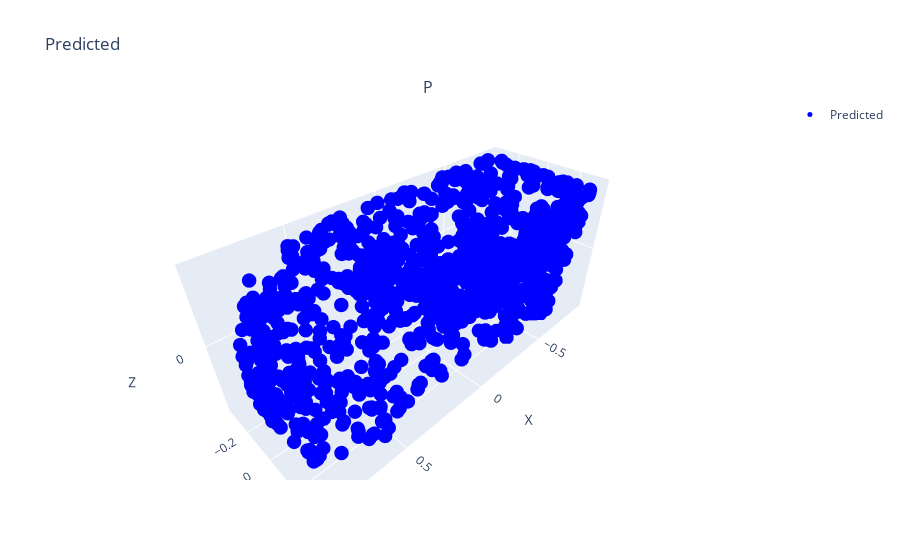

Notebook cell for this chart:
### Code cell
# Create 3D scatter plots for predicted and actual point clouds
predicted_scatter = go.Scatter3d(
    x=ref_pc[:, 0],
    y=ref_pc[:, 1],
    z=ref_pc[:, 2],
    mode='markers',
    marker=dict(size=5, color='blue'),
    name="Predicted"
)

# Create the subplots: 1 row, 2 columns
fig = make_subplots(
    rows=1, cols=1,
    subplot_titles=("Predicted Point Cloud"),
    specs=[[{'type': 'scatter3d'}]]
)

# Add the scatter plots to the subplots
fig.add_trace(predicted_scatter, row=1, col=1)

# Update layout with axis titles and a main title
fig.update_layout(
    title=f"Predicted",
    scene=dict(
        xaxis_title="X",
        yaxis_title="Y",
        zaxis_title="Z"
    ),
    showlegend=True
)

# Show the figure in an interactive window
fig.show()

### Figure 1 — Plotly figure (JSON) as saved in the notebook; plotly's stock layout.template omitted (floating-point values rounded to 4 significant figures; data arrays with more than 128 entries replaced by an {"elided": "..."} marker saying what was removed)
{"data": [{"marker": {"color": "blue", "size": 5}, "mode": "markers", "name": "Predicted", "scene": "scene", "type": "scatter3d", "x": {"elided": "1024 float values"}, "y": {"elided": "1024 float values"}, "z": {"elided": "1024 float values"}}], "layout": {"annotations": [{"font": {"size": 16}, "showarrow": false, "text": "P", "x": 0.5, "xanchor": "center", "xref": "paper", "y": 1, "yanchor": "bottom", "yref": "paper"}], "scene": {"domain": {"x": [0, 1], "y": [0, 1]}, "xaxis": {"title": {"text": "X"}}, "yaxis": {"title": {"text": "Y"}}, "zaxis": {"title": {"text": "Z"}}}, "showlegend": true, "title": {"text": "Predicted"}}}
